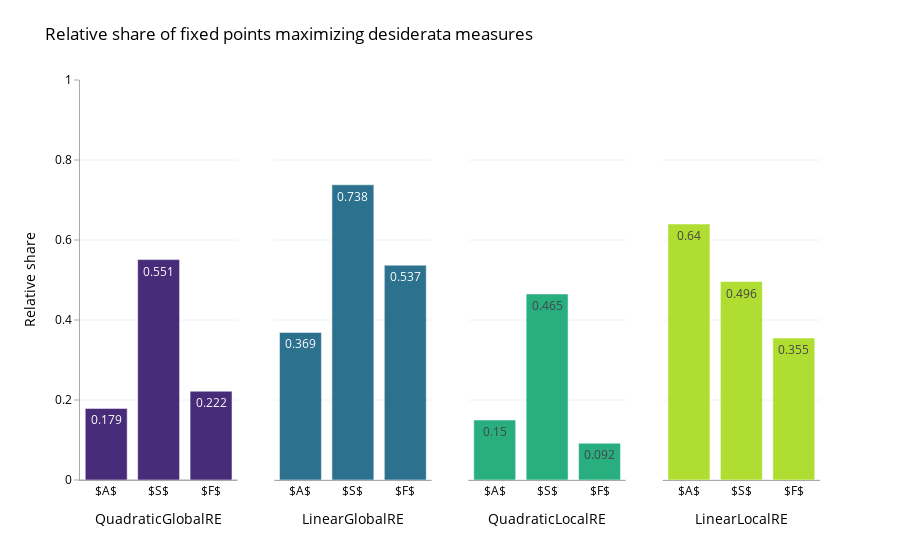
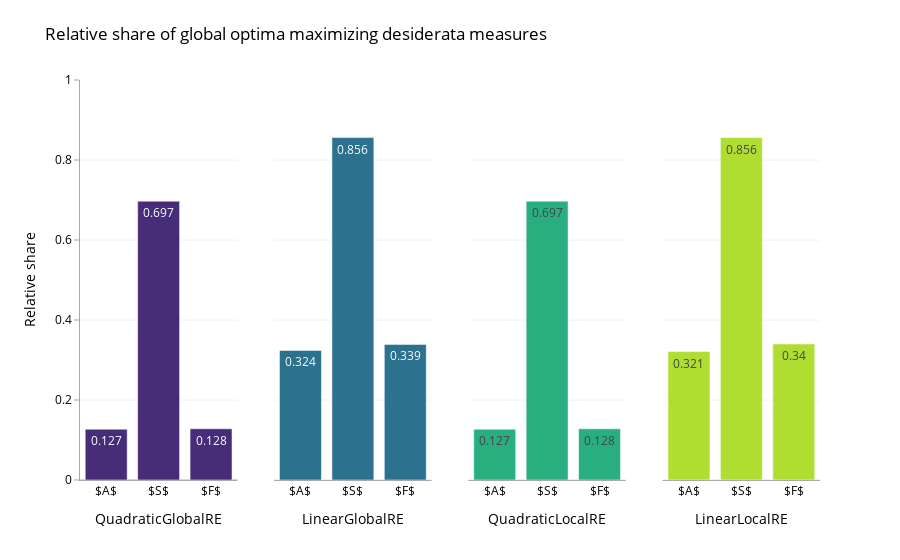

Notebook code for these charts, in order:
### Markdown cell above
### Barplots

### Code cell
for df, endpoint_type in zip([fp_df, go_df], ['fp', 'go']):
    
    fig = make_subplots(rows=1, 
                        cols=4,
                        shared_yaxes=True)
    
    for i, model_name in enumerate(model_names):
        
        rdf = df[df["model_name"]==model_name]
        
        x_arr = ["$A$", "$S$", "$F$"]
        
        y_arr = rdf[["rel_{}_max_account".format(endpoint_type),
                                   "rel_{}_max_systematicity".format(endpoint_type),
                                   "rel_{}_max_faithfulness".format(endpoint_type)
                                  ]].round(3).to_numpy()
        
        fig.add_trace(go.Bar(x=x_arr, 
                             y=y_arr[0],
                             marker_color=viridis_map[model_name],
                             text=y_arr[0]), 
                      row=1, 
                      col=i+1)
        
        fig.update_xaxes(title=model_name, 
                         showticklabels=True, 
                         showgrid=False, 
                         linecolor= 'DarkGrey', 
                         row=1, 
                         col=i+1)
        
    fig.update_layout(showlegend=False)
    
    fig.update_yaxes(range=[0.0, 1.0])
    
    fig.update_yaxes(title="Relative share", 
                     ticks="outside", 
                     tickcolor="DarkGrey", 
                     #showgrid=False, 
                     linecolor='DarkGrey', 
                     zeroline=True, 
                     zerolinecolor="DarkGrey",
                     zerolinewidth=1, 
                     row=1, 
                     col=1)
    
    
    fig.update_layout(template="plotly_white",
                       #paper_bgcolor="#e9e8e6",
                       #plot_bgcolor="#e9e8e6",
                       font={"color": "black", "size":12},
                       #width=900,
                       margin={"t":80}
                      )

    
    
    fig.update_layout(legend_title_text="")
    
    endpoints = "global optima" if endpoint_type=="go" else "fixed points"
    
    if (endpoint_type == "fp") & (analyse_branches):
        endpoints += " (all branches)"
    
    fig.update_layout(title_text="Relative share of {} maximizing desiderata measures".format(endpoints))

    fig.show()
    
    if export_results:
        file_name = 'overall_max_values_{}_{}.png'.format(endpoint_type, 'branches' if analyse_branches else 'setups')
        fig.write_image(path.join(figures_output_dir, file_name), scale=2)
        
        file_name = 'overall_max_values_{}_{}.pdf'.format(endpoint_type, 'branches' if analyse_branches else 'setups')
        fig.write_image(path.join(figures_output_dir, file_name), scale=2)

### Figure 1 — Plotly figure (JSON) as saved in the notebook; plotly's stock layout.template omitted (floating-point values rounded to 4 significant figures)
{"data": [{"marker": {"color": "#472c7a"}, "text": [0.179, 0.551, 0.222], "type": "bar", "x": ["$A$", "$S$", "$F$"], "xaxis": "x", "y": [0.179, 0.551, 0.222], "yaxis": "y"}, {"marker": {"color": "#2c718e"}, "text": [0.369, 0.738, 0.537], "type": "bar", "x": ["$A$", "$S$", "$F$"], "xaxis": "x2", "y": [0.369, 0.738, 0.537], "yaxis": "y2"}, {"marker": {"color": "#29ae80"}, "text": [0.15, 0.465, 0.092], "type": "bar", "x": ["$A$", "$S$", "$F$"], "xaxis": "x3", "y": [0.15, 0.465, 0.092], "yaxis": "y3"}, {"marker": {"color": "#b0dd31"}, "text": [0.64, 0.496, 0.355], "type": "bar", "x": ["$A$", "$S$", "$F$"], "xaxis": "x4", "y": [0.64, 0.496, 0.355], "yaxis": "y4"}], "layout": {"font": {"color": "black", "size": 12}, "legend": {"title": {"text": ""}}, "margin": {"t": 80}, "showlegend": false, "title": {"text": "Relative share of fixed points maximizing desiderata measures"}, "xaxis": {"anchor": "y", "domain": [0, 0.2125], "linecolor": "DarkGrey", "showgrid": false, "showticklabels": true, "title": {"text": "QuadraticGlobalRE"}}, "xaxis2": {"anchor": "y2", "domain": [0.2625, 0.475], "linecolor": "DarkGrey", "showgrid": false, "showticklabels": true, "title": {"text": "LinearGlobalRE"}}, "xaxis3": {"anchor": "y3", "domain": [0.525, 0.7375], "linecolor": "DarkGrey", "showgrid": false, "showticklabels": true, "title": {"text": "QuadraticLocalRE"}}, "xaxis4": {"anchor": "y4", "domain": [0.7875, 1], "linecolor": "DarkGrey", "showgrid": false, "showticklabels": true, "title": {"text": "LinearLocalRE"}}, "yaxis": {"anchor": "x", "domain": [0, 1], "linecolor": "DarkGrey", "range": [0, 1], "tickcolor": "DarkGrey", "ticks": "outside", "title": {"text": "Relative share"}, "zeroline": true, "zerolinecolor": "DarkGrey", "zerolinewidth": 1}, "yaxis2": {"anchor": "x2", "domain": [0, 1], "matches": "y", "range": [0, 1], "showticklabels": false}, "yaxis3": {"anchor": "x3", "domain": [0, 1], "matches": "y", "range": [0, 1], "showticklabels": false}, "yaxis4": {"anchor": "x4", "domain": [0, 1], "matches": "y", "range": [0, 1], "showticklabels": false}}}

### Figure 2 — Plotly figure (JSON) as saved in the notebook; plotly's stock layout.template omitted (floating-point values rounded to 4 significant figures)
{"data": [{"marker": {"color": "#472c7a"}, "text": [0.127, 0.697, 0.128], "type": "bar", "x": ["$A$", "$S$", "$F$"], "xaxis": "x", "y": [0.127, 0.697, 0.128], "yaxis": "y"}, {"marker": {"color": "#2c718e"}, "text": [0.324, 0.856, 0.339], "type": "bar", "x": ["$A$", "$S$", "$F$"], "xaxis": "x2", "y": [0.324, 0.856, 0.339], "yaxis": "y2"}, {"marker": {"color": "#29ae80"}, "text": [0.127, 0.697, 0.128], "type": "bar", "x": ["$A$", "$S$", "$F$"], "xaxis": "x3", "y": [0.127, 0.697, 0.128], "yaxis": "y3"}, {"marker": {"color": "#b0dd31"}, "text": [0.321, 0.856, 0.34], "type": "bar", "x": ["$A$", "$S$", "$F$"], "xaxis": "x4", "y": [0.321, 0.856, 0.34], "yaxis": "y4"}], "layout": {"font": {"color": "black", "size": 12}, "legend": {"title": {"text": ""}}, "margin": {"t": 80}, "showlegend": false, "title": {"text": "Relative share of global optima maximizing desiderata measures"}, "xaxis": {"anchor": "y", "domain": [0, 0.2125], "linecolor": "DarkGrey", "showgrid": false, "showticklabels": true, "title": {"text": "QuadraticGlobalRE"}}, "xaxis2": {"anchor": "y2", "domain": [0.2625, 0.475], "linecolor": "DarkGrey", "showgrid": false, "showticklabels": true, "title": {"text": "LinearGlobalRE"}}, "xaxis3": {"anchor": "y3", "domain": [0.525, 0.7375], "linecolor": "DarkGrey", "showgrid": false, "showticklabels": true, "title": {"text": "QuadraticLocalRE"}}, "xaxis4": {"anchor": "y4", "domain": [0.7875, 1], "linecolor": "DarkGrey", "showgrid": false, "showticklabels": true, "title": {"text": "LinearLocalRE"}}, "yaxis": {"anchor": "x", "domain": [0, 1], "linecolor": "DarkGrey", "range": [0, 1], "tickcolor": "DarkGrey", "ticks": "outside", "title": {"text": "Relative share"}, "zeroline": true, "zerolinecolor": "DarkGrey", "zerolinewidth": 1}, "yaxis2": {"anchor": "x2", "domain": [0, 1], "matches": "y", "range": [0, 1], "showticklabels": false}, "yaxis3": {"anchor": "x3", "domain": [0, 1], "matches": "y", "range": [0, 1], "showticklabels": false}, "yaxis4": {"anchor": "x4", "domain": [0, 1], "matches": "y", "range": [0, 1], "showticklabels": false}}}
